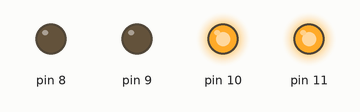
Simulated run of this sketch. Board: Arduino Uno, built with avr-gcc and run on an emulated ATmega328P. On the bench: output pins drawn as LEDs (lit = HIGH). What the sketch prints to the serial monitor is not drawn.

Above: at 0.1 s.
Timing chart, 0 to 1.6 s (numbered marks = the images above):
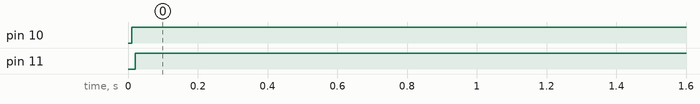

Measured:
- by itself, pin 10: LOW → HIGH at 0.01 s
- by itself, pin 11: LOW → HIGH at 0.02 s

The sketch:

activamotores.ino
```cpp
int i=0;
// the setup function runs once when you press reset or power the board
void setup() {
  // initialize digital pin LED_BUILTIN as an output.
  pinMode(10, OUTPUT);
  Serial.begin(9600);
  pinMode(9,OUTPUT);
  pinMode(11,OUTPUT);
  pinMode(8, OUTPUT);
}

// the loop function runs over and over again forever
void loop() {
    delay(10);                       // wait for a second
    digitalWrite(10,HIGH);
    digitalWrite(8,LOW);

    delay(10);                       // wait for a second
    digitalWrite(11,HIGH);
    digitalWrite(9,LOW);
    delay(1000);
    Serial.println("brum");
}
```
